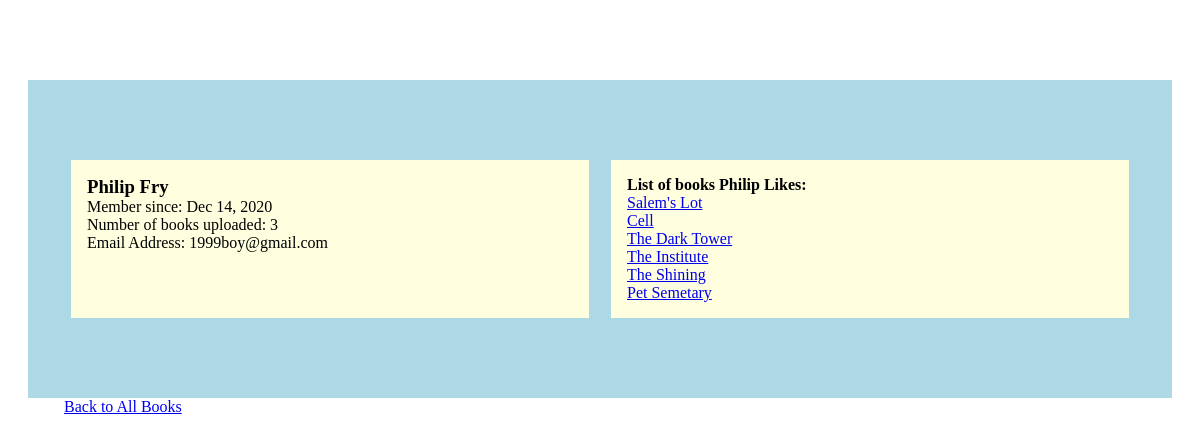
The page /user/3 (signed in) on the database as committed earlier.
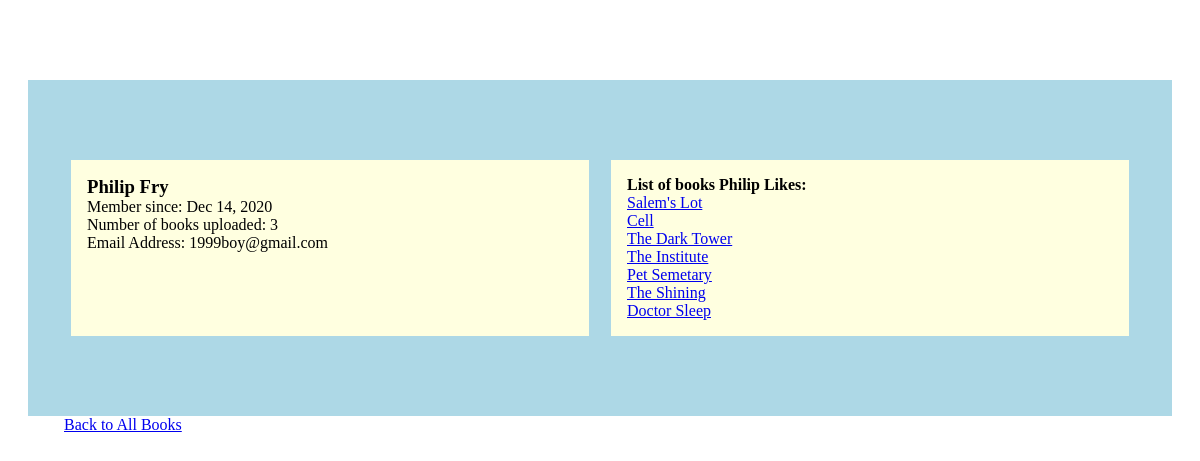
The same page on the database as committed later.
### book_app/models.py (models this page shows)
class Book(models.Model):
    title = models.CharField(max_length=40)
    description = models.TextField()
    author = models.CharField(max_length=40, default="Stephen King")
    uploaded_by = models.ForeignKey(User, related_name="books_uploaded", on_delete=models.CASCADE)
    favorited_by = models.ManyToManyField(User, related_name="liked_books")
    created_at = models.DateTimeField(auto_now_add=True)
    updated_at = models.DateTimeField(auto_now=True)
    objects = BookManager()

### book_app/views.py (the view)
# urls.py: path('user/<int:member_id>', views.specific_user)
def specific_user(request, member_id):
    if 'user_id' not in request.session:
        return redirect('/')
    count = 0
    the_user = User.objects.get(id=member_id)
    for book in the_user.books_uploaded.all():
        count += 1
    context = {
        'number' : count,
        'user' : the_user,
    }
    return render(request, 'specific_user.html', context)

### book_app/templates/specific_user.html (shortened to what this page needs)
<!DOCTYPE html>
<html lang="en">
<head>
    {% load static %}
    <link rel="stylesheet" href="{% static 'user.css' %}">
</head>
<body>
    <div id="container">
        <div class="user_info">
            <h3>{{user.first_name}} {{user.last_name}}</h3>
            <p>Member since: {{user.created_at|date:"M d, Y"}}</p>
            <p>Number of books uploaded: {{number}}</p>
            <p>Email Address: {{user.email}}</p>
        </div>
        <div class="likes">
            <h4>List of books {{user.first_name}} Likes:</h4>
            <ul>
                {% for book in user.liked_books.all %}
                <li><a href="/books/{{book.id}}">{{ book.title }}</li></a>
                {% endfor %}
            </ul>
        </div>
    </div>
    <a style="margin: 0 0 0 4em;" href="/books">Back to All Books</a>
</body>
</html>

Rows that differ between the two databases and show on the page:
shown differently, row unchanged: Book "Pet Semetary": moves up the list
now on this page (row edited): Book: title "Doctor Sleep"
